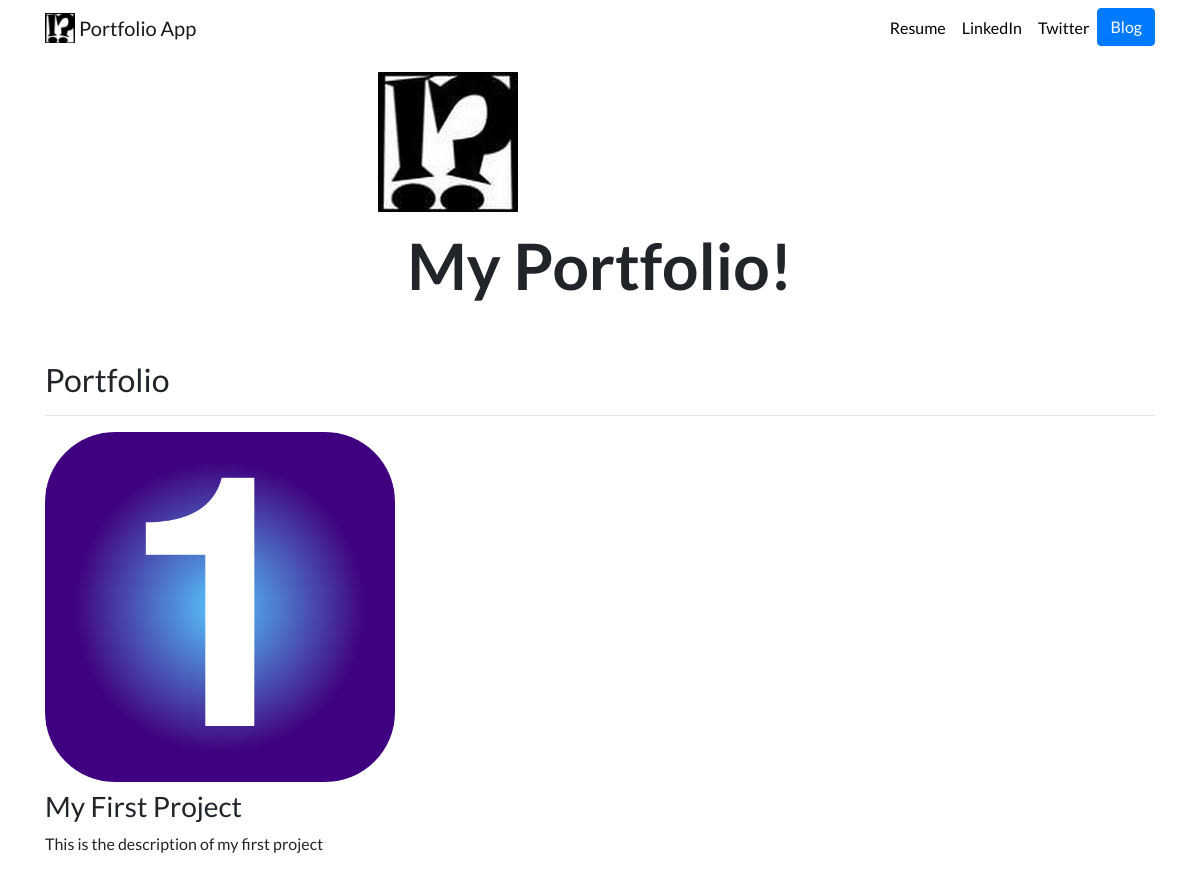
The page / on the database its author committed.
### portfolio/models.py (models this page shows, shortened)
class Project(models.Model):
    title = models.CharField(max_length=100)
    description = models.CharField(max_length =250)
    image = models.ImageField(upload_to='portfolio/images/')
    url = models.URLField(blank=True)

### portfolio/views.py (the view)
# urls.py: 2. Add a URL to urlpatterns:  path('', views.home, name='home')
def home(request):
    projects = Project.objects.all()
    return render(request,'portfolio/home.html', {'projects':projects})

### portfolio/templates/portfolio/home.html
{% extends "portfolio/base.html" %}
{% load static %}
{% block content %}
<div class="row justify-content-center my-3">
  <div class="col-5">
    <img src="{% static 'portfolio/profile.jpg' %}" class="img-fluid">
  </div>
</div>
<div class="row justify-content-center mb-3">
  <div class="col-md-9 text-center">
    <h1 id="hometext" class="font-weight-bold">My Portfolio!</h1>
  </div>
</div>
<h2 class="mt-5">Portfolio</h2>
<hr>
<div class="row">
  {% for project in projects %}
  <div class="col-lg-4 col-md-6">
    {% if project.url %}
    <a href="{{ project.url }}">
      <img src="{{ project.image.url }}" class="img-fluid mb-2">
    </a>
    {% else %}
    <img src="{{ project.image.url }}" class="img-fluid mb-2">
    {% endif %}
    <h3>{{ project.title }}</h3>
    <p>{{ project.description }}</p>
  </div>
  {% endfor %}
</div>
{% endblock %}

### portfolio/templates/portfolio/base.html (shortened to what this page needs)
{% load static %}
<!doctype html>
<html lang="en">
<head>
  <link rel="stylesheet" href="https://stackpath.bootstrapcdn.com/bootstrap/4.4.1/css/bootstrap.min.css">
  <link rel="stylesheet" href="{% static "portfolio/custom.css" %}">
</head>
<body>
  <nav id="topNav" class="navbar navbar-expand-md navbar-light">
    <div class="container">
      <a class="navbar-brand" href="{% url 'home' %}">
        <img src="{% static "portfolio/profile.jpg" %}" width="30" height="30" class="d-inline-block align-top" alt="Nick's Logo">
        <span>Portfolio App</span>
      </a>
      <div class="collapse navbar-collapse text-center" id="navbarNav">
        <ul class="navbar-nav ml-auto">
          <li class="nav-item">
            <a class="nav-link" href="{% static " portfolio/resume.pdf" %}">Resume</a>
          </li>
          <li class="nav-item">
            <a class="nav-link" href="https://www.linkedin.com/in/nick-walter/" target="_blank">LinkedIn</a>
          </li>
          <li class="nav-item">
            <a class="nav-link" href="https://twitter.com/ZappyCode" target="_blank">Twitter</a>
          </li>
          <li>
            <a role="button" href="{% url 'blog:all_blogs' %}" class="btn btn-primary">Blog</a>
          </li>
        </ul>
      </div>
    </div>
  </nav>
  <div class="container">
    {% block content %}{% endblock %}
  </div>
</body>
</html>

### portfolio/static/portfolio/custom.css (style rules this page uses)
.navbar-nav .nav-link { color: rgba(0,0,0,1) !important; }
body { font-family: 'Lato', sans-serif; }
@media (min-width: 992px) { #hometext { font-size: 4rem; } }

### rows shown on the page
Project: image (picture), title "My First Project", description "This is the description of my first project"
